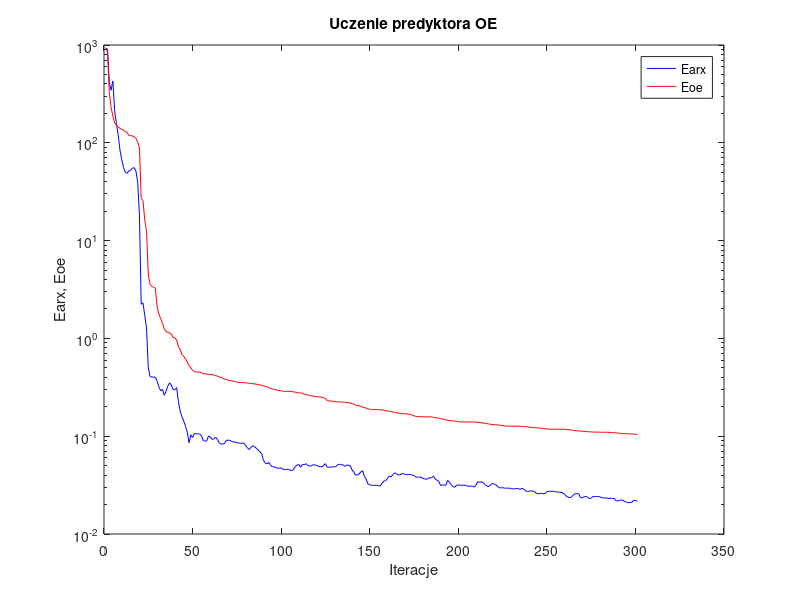
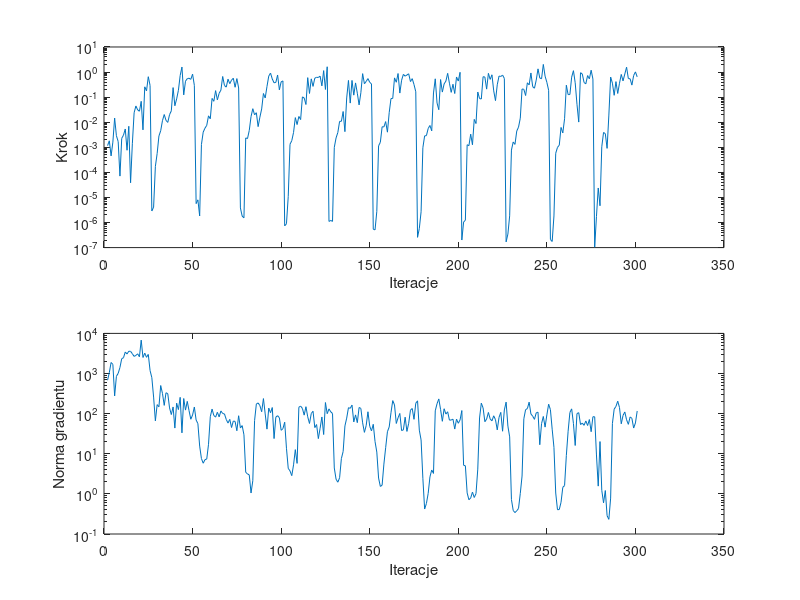

These figures' MATLAB source, in order:
%uczenie predyktora oe
clear all;
n=0; farx(n+1)=9.364483e+002; foe(n+1)=9.243762e+002; wspucz(n+1)=0.000000e+000; ng(n+1)=0.000000e+000;
%odnowa zmiennej metryki
n=1; farx(n+1)=8.978801e+002; foe(n+1)=8.528183e+002; krok(n+1)=1.162474e-003; ng(n+1)=6.802252e+002;
n=2; farx(n+1)=4.129566e+002; foe(n+1)=3.256395e+002; krok(n+1)=1.812955e-003; ng(n+1)=1.054290e+003;
n=3; farx(n+1)=3.446579e+002; foe(n+1)=2.301186e+002; krok(n+1)=4.526501e-004; ng(n+1)=1.882892e+003;
n=4; farx(n+1)=4.285252e+002; foe(n+1)=1.875932e+002; krok(n+1)=1.604967e-003; ng(n+1)=1.693925e+003;
n=5; farx(n+1)=2.131620e+002; foe(n+1)=1.596596e+002; krok(n+1)=1.464382e-002; ng(n+1)=2.760985e+002;
n=6; farx(n+1)=1.582255e+002; foe(n+1)=1.505449e+002; krok(n+1)=2.899547e-003; ng(n+1)=8.525900e+002;
n=7; farx(n+1)=1.204976e+002; foe(n+1)=1.452253e+002; krok(n+1)=1.694223e-003; ng(n+1)=1.009019e+003;
n=8; farx(n+1)=8.460647e+001; foe(n+1)=1.404008e+002; krok(n+1)=7.103937e-005; ng(n+1)=1.415448e+003;
n=9; farx(n+1)=6.747037e+001; foe(n+1)=1.371592e+002; krok(n+1)=2.269576e-003; ng(n+1)=2.341773e+003;
n=10; farx(n+1)=5.603234e+001; foe(n+1)=1.349606e+002; krok(n+1)=3.056641e-003; ng(n+1)=2.477195e+003;
n=11; farx(n+1)=5.012416e+001; foe(n+1)=1.304108e+002; krok(n+1)=5.368339e-003; ng(n+1)=3.432331e+003;
n=12; farx(n+1)=4.875074e+001; foe(n+1)=1.286183e+002; krok(n+1)=7.624904e-004; ng(n+1)=3.071927e+003;
n=13; farx(n+1)=5.157872e+001; foe(n+1)=1.188644e+002; krok(n+1)=6.884742e-003; ng(n+1)=3.597145e+003;
n=14; farx(n+1)=5.233677e+001; foe(n+1)=1.182354e+002; krok(n+1)=3.851500e-005; ng(n+1)=3.562065e+003;
n=15; farx(n+1)=5.486367e+001; foe(n+1)=1.177212e+002; krok(n+1)=1.389400e-003; ng(n+1)=3.116823e+003;
n=16; farx(n+1)=5.573060e+001; foe(n+1)=1.154775e+002; krok(n+1)=2.387143e-002; ng(n+1)=2.668142e+003;
n=17; farx(n+1)=5.157861e+001; foe(n+1)=1.111032e+002; krok(n+1)=4.446078e-002; ng(n+1)=2.830269e+003;
n=18; farx(n+1)=4.006916e+001; foe(n+1)=1.014418e+002; krok(n+1)=3.095635e-002; ng(n+1)=3.099100e+003;
n=19; farx(n+1)=1.829239e+001; foe(n+1)=8.894397e+001; krok(n+1)=2.741623e-002; ng(n+1)=2.612017e+003;
n=20; farx(n+1)=2.233833e+000; foe(n+1)=2.692902e+001; krok(n+1)=6.808455e-002; ng(n+1)=6.792938e+003;
n=21; farx(n+1)=2.303556e+000; foe(n+1)=2.576857e+001; krok(n+1)=4.952046e-003; ng(n+1)=2.512282e+003;
n=22; farx(n+1)=1.725621e+000; foe(n+1)=1.621947e+001; krok(n+1)=2.577747e-001; ng(n+1)=3.221623e+003;
n=23; farx(n+1)=1.270746e+000; foe(n+1)=1.263763e+001; krok(n+1)=1.778431e-001; ng(n+1)=2.533909e+003;
n=24; farx(n+1)=5.025899e-001; foe(n+1)=4.490880e+000; krok(n+1)=6.524460e-001; ng(n+1)=2.989942e+003;
n=25; farx(n+1)=4.066401e-001; foe(n+1)=3.548937e+000; krok(n+1)=2.931171e-001; ng(n+1)=1.189094e+003;
%odnowa zmiennej metryki
n=26; farx(n+1)=4.028937e-001; foe(n+1)=3.392511e+000; krok(n+1)=2.881842e-006; ng(n+1)=7.897256e+002;
n=27; farx(n+1)=4.014102e-001; foe(n+1)=3.344631e+000; krok(n+1)=4.109882e-006; ng(n+1)=2.586995e+002;
n=28; farx(n+1)=4.008481e-001; foe(n+1)=3.248029e+000; krok(n+1)=1.733806e-004; ng(n+1)=6.610146e+001;
n=29; farx(n+1)=3.640798e-001; foe(n+1)=2.088408e+000; krok(n+1)=5.631478e-004; ng(n+1)=1.678273e+002;
n=30; farx(n+1)=3.195463e-001; foe(n+1)=1.774212e+000; krok(n+1)=2.815703e-003; ng(n+1)=1.481418e+002;
n=31; farx(n+1)=2.908857e-001; foe(n+1)=1.593886e+000; krok(n+1)=4.550450e-003; ng(n+1)=5.018858e+002;
n=32; farx(n+1)=3.011334e-001; foe(n+1)=1.425091e+000; krok(n+1)=1.153579e-002; ng(n+1)=3.193211e+002;
n=33; farx(n+1)=2.625569e-001; foe(n+1)=1.252343e+000; krok(n+1)=2.025137e-002; ng(n+1)=1.606029e+002;
n=34; farx(n+1)=2.868821e-001; foe(n+1)=1.181364e+000; krok(n+1)=1.184956e-002; ng(n+1)=3.319412e+002;
n=35; farx(n+1)=3.246958e-001; foe(n+1)=1.148046e+000; krok(n+1)=9.816978e-003; ng(n+1)=3.138358e+002;
n=36; farx(n+1)=3.522503e-001; foe(n+1)=1.133167e+000; krok(n+1)=2.001452e-002; ng(n+1)=1.389760e+002;
n=37; farx(n+1)=3.334895e-001; foe(n+1)=1.111684e+000; krok(n+1)=2.847182e-002; ng(n+1)=9.491779e+001;
n=38; farx(n+1)=3.001152e-001; foe(n+1)=1.022157e+000; krok(n+1)=2.401907e-001; ng(n+1)=1.467323e+002;
n=39; farx(n+1)=2.983911e-001; foe(n+1)=1.011953e+000; krok(n+1)=4.530245e-002; ng(n+1)=4.368924e+001;
n=40; farx(n+1)=3.144696e-001; foe(n+1)=9.646149e-001; krok(n+1)=8.470464e-002; ng(n+1)=1.825549e+002;
n=41; farx(n+1)=2.260870e-001; foe(n+1)=8.208056e-001; krok(n+1)=1.872762e-001; ng(n+1)=1.260954e+002;
n=42; farx(n+1)=1.798485e-001; foe(n+1)=7.664833e-001; krok(n+1)=7.294970e-001; ng(n+1)=2.551430e+002;
n=43; farx(n+1)=1.581279e-001; foe(n+1)=6.828363e-001; krok(n+1)=1.585247e+000; ng(n+1)=3.319701e+001;
n=44; farx(n+1)=1.428554e-001; foe(n+1)=6.561594e-001; krok(n+1)=1.230771e-001; ng(n+1)=2.382072e+002;
n=45; farx(n+1)=1.263659e-001; foe(n+1)=6.159513e-001; krok(n+1)=4.329486e-001; ng(n+1)=1.225615e+002;
n=46; farx(n+1)=1.099128e-001; foe(n+1)=5.734578e-001; krok(n+1)=5.451818e-001; ng(n+1)=2.022009e+002;
n=47; farx(n+1)=8.585055e-002; foe(n+1)=5.257331e-001; krok(n+1)=5.680238e-001; ng(n+1)=1.189260e+002;
n=48; farx(n+1)=1.032319e-001; foe(n+1)=5.017419e-001; krok(n+1)=5.108389e-001; ng(n+1)=7.249244e+001;
n=49; farx(n+1)=9.702412e-002; foe(n+1)=4.713694e-001; krok(n+1)=8.256204e-001; ng(n+1)=9.257727e+001;
n=50; farx(n+1)=1.062639e-001; foe(n+1)=4.572285e-001; krok(n+1)=2.944474e-001; ng(n+1)=1.463097e+002;
%odnowa zmiennej metryki
n=51; farx(n+1)=1.058807e-001; foe(n+1)=4.544971e-001; krok(n+1)=5.674684e-006; ng(n+1)=6.948985e+001;
n=52; farx(n+1)=1.054461e-001; foe(n+1)=4.518678e-001; krok(n+1)=8.010217e-006; ng(n+1)=5.636494e+001;
n=53; farx(n+1)=1.054442e-001; foe(n+1)=4.518235e-001; krok(n+1)=1.830772e-006; ng(n+1)=1.555231e+001;
n=54; farx(n+1)=1.011150e-001; foe(n+1)=4.443083e-001; krok(n+1)=1.291963e-003; ng(n+1)=7.588195e+000;
n=55; farx(n+1)=9.051768e-002; foe(n+1)=4.364928e-001; krok(n+1)=4.026836e-003; ng(n+1)=5.809556e+000;
n=56; farx(n+1)=8.893738e-002; foe(n+1)=4.341718e-001; krok(n+1)=5.767896e-003; ng(n+1)=7.130971e+000;
n=57; farx(n+1)=8.964361e-002; foe(n+1)=4.324137e-001; krok(n+1)=7.517453e-003; ng(n+1)=7.391095e+000;
n=58; farx(n+1)=1.007649e-001; foe(n+1)=4.283472e-001; krok(n+1)=1.797739e-002; ng(n+1)=1.721075e+001;
n=59; farx(n+1)=9.790469e-002; foe(n+1)=4.274743e-001; krok(n+1)=1.370811e-002; ng(n+1)=8.393646e+001;
n=60; farx(n+1)=9.279145e-002; foe(n+1)=4.264050e-001; krok(n+1)=8.892157e-002; ng(n+1)=1.298751e+002;
n=61; farx(n+1)=9.396196e-002; foe(n+1)=4.214619e-001; krok(n+1)=6.826594e-002; ng(n+1)=8.974960e+001;
n=62; farx(n+1)=9.742446e-002; foe(n+1)=4.170527e-001; krok(n+1)=1.817918e-001; ng(n+1)=8.182973e+001;
n=63; farx(n+1)=9.279774e-002; foe(n+1)=4.111976e-001; krok(n+1)=7.786028e-002; ng(n+1)=1.081462e+002;
n=64; farx(n+1)=8.575497e-002; foe(n+1)=4.036207e-001; krok(n+1)=1.423907e-001; ng(n+1)=8.299363e+001;
n=65; farx(n+1)=8.293064e-002; foe(n+1)=4.000707e-001; krok(n+1)=1.902702e-001; ng(n+1)=1.166649e+002;
n=66; farx(n+1)=8.335031e-002; foe(n+1)=3.910520e-001; krok(n+1)=6.666685e-001; ng(n+1)=1.007485e+002;
n=67; farx(n+1)=8.409312e-002; foe(n+1)=3.846367e-001; krok(n+1)=2.930544e-001; ng(n+1)=9.830834e+001;
n=68; farx(n+1)=9.064419e-002; foe(n+1)=3.804141e-001; krok(n+1)=2.507212e-001; ng(n+1)=7.177863e+001;
n=69; farx(n+1)=9.085337e-002; foe(n+1)=3.739728e-001; krok(n+1)=5.202472e-001; ng(n+1)=5.818745e+001;
n=70; farx(n+1)=9.119440e-002; foe(n+1)=3.713886e-001; krok(n+1)=3.457398e-001; ng(n+1)=7.204235e+001;
n=71; farx(n+1)=8.802712e-002; foe(n+1)=3.689663e-001; krok(n+1)=4.756263e-001; ng(n+1)=4.507741e+001;
n=72; farx(n+1)=8.760867e-002; foe(n+1)=3.653386e-001; krok(n+1)=5.683253e-001; ng(n+1)=6.544898e+001;
n=73; farx(n+1)=8.673273e-002; foe(n+1)=3.633269e-001; krok(n+1)=2.477066e-001; ng(n+1)=6.406445e+001;
n=74; farx(n+1)=8.585157e-002; foe(n+1)=3.571149e-001; krok(n+1)=5.491644e-001; ng(n+1)=3.746822e+001;
n=75; farx(n+1)=8.500959e-002; foe(n+1)=3.543886e-001; krok(n+1)=2.317569e-001; ng(n+1)=8.865653e+001;
%odnowa zmiennej metryki
n=76; farx(n+1)=8.493795e-002; foe(n+1)=3.538384e-001; krok(n+1)=3.816291e-006; ng(n+1)=4.387713e+001;
n=77; farx(n+1)=8.484738e-002; foe(n+1)=3.533203e-001; krok(n+1)=1.802881e-006; ng(n+1)=5.034157e+001;
n=78; farx(n+1)=8.479870e-002; foe(n+1)=3.532053e-001; krok(n+1)=1.544062e-006; ng(n+1)=2.968890e+001;
n=79; farx(n+1)=8.018716e-002; foe(n+1)=3.504222e-001; krok(n+1)=2.369206e-003; ng(n+1)=3.449659e+000;
n=80; farx(n+1)=7.588332e-002; foe(n+1)=3.491230e-001; krok(n+1)=2.218843e-003; ng(n+1)=3.144930e+000;
n=81; farx(n+1)=7.305681e-002; foe(n+1)=3.479345e-001; krok(n+1)=4.683883e-003; ng(n+1)=2.973163e+000;
n=82; farx(n+1)=7.706609e-002; foe(n+1)=3.470700e-001; krok(n+1)=1.675011e-002; ng(n+1)=1.052903e+000;
n=83; farx(n+1)=7.985274e-002; foe(n+1)=3.445350e-001; krok(n+1)=3.459424e-002; ng(n+1)=2.128136e+000;
n=84; farx(n+1)=7.817128e-002; foe(n+1)=3.416548e-001; krok(n+1)=1.975828e-002; ng(n+1)=6.718572e+001;
n=85; farx(n+1)=7.518494e-002; foe(n+1)=3.397239e-001; krok(n+1)=2.386882e-002; ng(n+1)=1.735411e+002;
n=86; farx(n+1)=7.232937e-002; foe(n+1)=3.380799e-001; krok(n+1)=6.669234e-003; ng(n+1)=1.848919e+002;
n=87; farx(n+1)=6.940156e-002; foe(n+1)=3.337889e-001; krok(n+1)=1.586441e-002; ng(n+1)=1.586840e+002;
n=88; farx(n+1)=6.621436e-002; foe(n+1)=3.306884e-001; krok(n+1)=3.377159e-002; ng(n+1)=1.115613e+002;
n=89; farx(n+1)=5.683227e-002; foe(n+1)=3.271618e-001; krok(n+1)=1.399123e-001; ng(n+1)=2.373054e+002;
n=90; farx(n+1)=5.319663e-002; foe(n+1)=3.235480e-001; krok(n+1)=9.278549e-002; ng(n+1)=9.818161e+001;
n=91; farx(n+1)=5.228212e-002; foe(n+1)=3.201725e-001; krok(n+1)=2.656312e-001; ng(n+1)=4.111158e+001;
n=92; farx(n+1)=5.372780e-002; foe(n+1)=3.137423e-001; krok(n+1)=6.900158e-001; ng(n+1)=1.376109e+002;
n=93; farx(n+1)=5.094997e-002; foe(n+1)=3.082235e-001; krok(n+1)=9.112329e-001; ng(n+1)=1.053604e+002;
n=94; farx(n+1)=4.852721e-002; foe(n+1)=3.040936e-001; krok(n+1)=5.281352e-001; ng(n+1)=1.419810e+002;
n=95; farx(n+1)=4.882563e-002; foe(n+1)=3.010915e-001; krok(n+1)=3.730776e-001; ng(n+1)=2.391196e+001;
n=96; farx(n+1)=4.768443e-002; foe(n+1)=2.985396e-001; krok(n+1)=3.862514e-001; ng(n+1)=8.184121e+001;
n=97; farx(n+1)=4.691363e-002; foe(n+1)=2.950557e-001; krok(n+1)=7.638023e-001; ng(n+1)=8.880854e+001;
n=98; farx(n+1)=4.719237e-002; foe(n+1)=2.936137e-001; krok(n+1)=1.952188e-001; ng(n+1)=7.896666e+001;
n=99; farx(n+1)=4.746014e-002; foe(n+1)=2.910602e-001; krok(n+1)=4.065930e-001; ng(n+1)=3.844338e+001;
n=100; farx(n+1)=4.574021e-002; foe(n+1)=2.881624e-001; krok(n+1)=4.446475e-001; ng(n+1)=4.222001e+001;
%odnowa zmiennej metryki
n=101; farx(n+1)=4.574485e-002; foe(n+1)=2.879202e-001; krok(n+1)=7.365670e-007; ng(n+1)=6.117094e+001;
n=102; farx(n+1)=4.574592e-002; foe(n+1)=2.878926e-001; krok(n+1)=8.934089e-007; ng(n+1)=1.372247e+001;
n=103; farx(n+1)=4.572829e-002; foe(n+1)=2.878773e-001; krok(n+1)=1.085468e-005; ng(n+1)=4.342106e+000;
n=104; farx(n+1)=4.509612e-002; foe(n+1)=2.866603e-001; krok(n+1)=1.318183e-003; ng(n+1)=3.729455e+000;
n=105; farx(n+1)=4.439138e-002; foe(n+1)=2.856343e-001; krok(n+1)=1.830478e-003; ng(n+1)=2.848192e+000;
n=106; farx(n+1)=4.583362e-002; foe(n+1)=2.848139e-001; krok(n+1)=3.912002e-003; ng(n+1)=5.289923e+000;
n=107; farx(n+1)=4.928037e-002; foe(n+1)=2.819424e-001; krok(n+1)=1.525498e-002; ng(n+1)=1.267582e+001;
n=108; farx(n+1)=5.070797e-002; foe(n+1)=2.781356e-001; krok(n+1)=8.053672e-003; ng(n+1)=5.755286e+000;
n=109; farx(n+1)=5.136194e-002; foe(n+1)=2.777852e-001; krok(n+1)=1.696688e-002; ng(n+1)=1.447745e+002;
n=110; farx(n+1)=4.818952e-002; foe(n+1)=2.773437e-001; krok(n+1)=1.274938e-002; ng(n+1)=1.540119e+002;
n=111; farx(n+1)=5.156246e-002; foe(n+1)=2.726112e-001; krok(n+1)=1.023855e-001; ng(n+1)=1.347677e+002;
n=112; farx(n+1)=5.094453e-002; foe(n+1)=2.698821e-001; krok(n+1)=9.267410e-002; ng(n+1)=9.172495e+001;
n=113; farx(n+1)=5.244540e-002; foe(n+1)=2.678504e-001; krok(n+1)=5.082412e-002; ng(n+1)=1.489034e+002;
n=114; farx(n+1)=5.033601e-002; foe(n+1)=2.630647e-001; krok(n+1)=5.989693e-001; ng(n+1)=8.337726e+001;
n=115; farx(n+1)=4.969435e-002; foe(n+1)=2.620611e-001; krok(n+1)=1.400181e-001; ng(n+1)=5.687013e+001;
n=116; farx(n+1)=4.943060e-002; foe(n+1)=2.584356e-001; krok(n+1)=5.365271e-001; ng(n+1)=1.007773e+002;
n=117; farx(n+1)=5.110946e-002; foe(n+1)=2.568366e-001; krok(n+1)=2.682636e-001; ng(n+1)=1.146648e+002;
n=118; farx(n+1)=5.079412e-002; foe(n+1)=2.553838e-001; krok(n+1)=5.727234e-001; ng(n+1)=4.492669e+001;
n=119; farx(n+1)=5.019022e-002; foe(n+1)=2.539505e-001; krok(n+1)=6.167589e-001; ng(n+1)=5.353702e+001;
n=120; farx(n+1)=4.934218e-002; foe(n+1)=2.531553e-001; krok(n+1)=6.088496e-001; ng(n+1)=2.386770e+001;
n=121; farx(n+1)=4.890521e-002; foe(n+1)=2.514044e-001; krok(n+1)=6.871474e-001; ng(n+1)=4.333094e+001;
n=122; farx(n+1)=4.854108e-002; foe(n+1)=2.500833e-001; krok(n+1)=2.815910e-001; ng(n+1)=8.260735e+001;
n=123; farx(n+1)=5.051795e-002; foe(n+1)=2.463780e-001; krok(n+1)=1.142810e+000; ng(n+1)=3.016400e+001;
n=124; farx(n+1)=5.235579e-002; foe(n+1)=2.426658e-001; krok(n+1)=2.023747e-001; ng(n+1)=1.891864e+002;
n=125; farx(n+1)=4.822999e-002; foe(n+1)=2.318276e-001; krok(n+1)=1.626372e+000; ng(n+1)=9.977988e+001;
%odnowa zmiennej metryki
n=126; farx(n+1)=4.825868e-002; foe(n+1)=2.302641e-001; krok(n+1)=1.103733e-006; ng(n+1)=1.312506e+002;
n=127; farx(n+1)=4.836740e-002; foe(n+1)=2.285650e-001; krok(n+1)=1.213350e-006; ng(n+1)=1.109415e+002;
n=128; farx(n+1)=4.840505e-002; foe(n+1)=2.273888e-001; krok(n+1)=1.109990e-006; ng(n+1)=1.007295e+002;
n=129; farx(n+1)=4.876199e-002; foe(n+1)=2.257886e-001; krok(n+1)=9.915259e-004; ng(n+1)=4.426351e+000;
n=130; farx(n+1)=4.891495e-002; foe(n+1)=2.250232e-001; krok(n+1)=2.366515e-003; ng(n+1)=2.319948e+000;
n=131; farx(n+1)=5.148717e-002; foe(n+1)=2.245236e-001; krok(n+1)=3.891067e-003; ng(n+1)=1.954630e+000;
n=132; farx(n+1)=5.153731e-002; foe(n+1)=2.240116e-001; krok(n+1)=1.080437e-002; ng(n+1)=2.519879e+000;
n=133; farx(n+1)=5.104238e-002; foe(n+1)=2.238173e-001; krok(n+1)=1.086709e-002; ng(n+1)=7.580897e+000;
n=134; farx(n+1)=5.098098e-002; foe(n+1)=2.228278e-001; krok(n+1)=2.672451e-002; ng(n+1)=1.142225e+001;
n=135; farx(n+1)=4.909379e-002; foe(n+1)=2.224729e-001; krok(n+1)=4.201093e-003; ng(n+1)=4.932475e+001;
n=136; farx(n+1)=5.070338e-002; foe(n+1)=2.219135e-001; krok(n+1)=9.267410e-002; ng(n+1)=7.730906e+001;
n=137; farx(n+1)=5.051396e-002; foe(n+1)=2.194359e-001; krok(n+1)=4.641165e-001; ng(n+1)=1.407349e+002;
n=138; farx(n+1)=4.975916e-002; foe(n+1)=2.189461e-001; krok(n+1)=5.793922e-002; ng(n+1)=1.356634e+002;
n=139; farx(n+1)=4.529985e-002; foe(n+1)=2.145319e-001; krok(n+1)=4.641165e-001; ng(n+1)=1.632323e+002;
n=140; farx(n+1)=4.303781e-002; foe(n+1)=2.133940e-001; krok(n+1)=1.200783e-001; ng(n+1)=6.216061e+001;
n=141; farx(n+1)=3.984382e-002; foe(n+1)=2.081027e-001; krok(n+1)=3.691454e-001; ng(n+1)=9.303513e+001;
n=142; farx(n+1)=4.031133e-002; foe(n+1)=2.056981e-001; krok(n+1)=1.434696e-001; ng(n+1)=5.961548e+001;
n=143; farx(n+1)=4.098700e-002; foe(n+1)=2.050182e-001; krok(n+1)=4.904612e-002; ng(n+1)=1.424453e+002;
n=144; farx(n+1)=4.309585e-002; foe(n+1)=2.025797e-001; krok(n+1)=1.500565e-001; ng(n+1)=1.347550e+002;
n=145; farx(n+1)=4.436270e-002; foe(n+1)=1.981279e-001; krok(n+1)=8.649503e-001; ng(n+1)=5.896995e+001;
n=146; farx(n+1)=3.887669e-002; foe(n+1)=1.956090e-001; krok(n+1)=3.428611e-001; ng(n+1)=3.414822e+001;
n=147; farx(n+1)=3.636193e-002; foe(n+1)=1.942840e-001; krok(n+1)=4.228235e-001; ng(n+1)=5.035503e+001;
n=148; farx(n+1)=3.244534e-002; foe(n+1)=1.905598e-001; krok(n+1)=5.491644e-001; ng(n+1)=1.113343e+002;
n=149; farx(n+1)=3.195004e-002; foe(n+1)=1.886855e-001; krok(n+1)=3.916078e-001; ng(n+1)=4.852779e+001;
n=150; farx(n+1)=3.143980e-002; foe(n+1)=1.873693e-001; krok(n+1)=3.355407e-001; ng(n+1)=3.722044e+001;
%odnowa zmiennej metryki
n=151; farx(n+1)=3.144488e-002; foe(n+1)=1.871893e-001; krok(n+1)=5.395230e-007; ng(n+1)=5.420647e+001;
n=152; farx(n+1)=3.144919e-002; foe(n+1)=1.871676e-001; krok(n+1)=5.094496e-007; ng(n+1)=2.021547e+001;
n=153; farx(n+1)=3.146301e-002; foe(n+1)=1.871219e-001; krok(n+1)=2.774652e-006; ng(n+1)=1.101620e+001;
n=154; farx(n+1)=3.121474e-002; foe(n+1)=1.866424e-001; krok(n+1)=1.143778e-003; ng(n+1)=2.483378e+000;
n=155; farx(n+1)=3.098563e-002; foe(n+1)=1.863848e-001; krok(n+1)=1.579878e-003; ng(n+1)=1.530341e+000;
n=156; farx(n+1)=3.316307e-002; foe(n+1)=1.857364e-001; krok(n+1)=6.572826e-003; ng(n+1)=1.649880e+000;
n=157; farx(n+1)=3.490449e-002; foe(n+1)=1.843706e-001; krok(n+1)=6.496894e-003; ng(n+1)=5.522889e+000;
n=158; farx(n+1)=3.496568e-002; foe(n+1)=1.816223e-001; krok(n+1)=1.059400e-002; ng(n+1)=1.417196e+001;
n=159; farx(n+1)=3.703460e-002; foe(n+1)=1.811709e-001; krok(n+1)=4.008930e-003; ng(n+1)=3.549988e+001;
n=160; farx(n+1)=3.904618e-002; foe(n+1)=1.802364e-001; krok(n+1)=2.419175e-002; ng(n+1)=4.659008e+001;
n=161; farx(n+1)=3.833734e-002; foe(n+1)=1.789584e-001; krok(n+1)=8.764941e-002; ng(n+1)=1.051015e+002;
n=162; farx(n+1)=4.024644e-002; foe(n+1)=1.775912e-001; krok(n+1)=8.892157e-002; ng(n+1)=2.113735e+002;
n=163; farx(n+1)=4.223743e-002; foe(n+1)=1.749394e-001; krok(n+1)=5.857742e-001; ng(n+1)=1.643919e+002;
n=164; farx(n+1)=4.144518e-002; foe(n+1)=1.740356e-001; krok(n+1)=3.923690e-001; ng(n+1)=5.686721e+001;
n=165; farx(n+1)=4.014633e-002; foe(n+1)=1.722148e-001; krok(n+1)=8.745977e-001; ng(n+1)=7.890994e+001;
n=166; farx(n+1)=4.030148e-002; foe(n+1)=1.719062e-001; krok(n+1)=1.452529e-001; ng(n+1)=1.010320e+002;
n=167; farx(n+1)=4.121171e-002; foe(n+1)=1.710163e-001; krok(n+1)=4.726961e-001; ng(n+1)=3.785825e+001;
n=168; farx(n+1)=4.140473e-002; foe(n+1)=1.703020e-001; krok(n+1)=8.088973e-001; ng(n+1)=3.939955e+001;
n=169; farx(n+1)=4.078969e-002; foe(n+1)=1.698339e-001; krok(n+1)=6.855549e-001; ng(n+1)=8.160760e+001;
n=170; farx(n+1)=4.044358e-002; foe(n+1)=1.692220e-001; krok(n+1)=7.638857e-001; ng(n+1)=3.604337e+001;
n=171; farx(n+1)=4.044367e-002; foe(n+1)=1.678286e-001; krok(n+1)=8.536620e-001; ng(n+1)=5.746928e+001;
n=172; farx(n+1)=4.066573e-002; foe(n+1)=1.665995e-001; krok(n+1)=4.178411e-001; ng(n+1)=1.221236e+002;
n=173; farx(n+1)=4.004302e-002; foe(n+1)=1.642351e-001; krok(n+1)=5.458698e-001; ng(n+1)=1.341671e+002;
n=174; farx(n+1)=3.966126e-002; foe(n+1)=1.612640e-001; krok(n+1)=3.180464e-001; ng(n+1)=7.220898e+001;
n=175; farx(n+1)=3.815884e-002; foe(n+1)=1.597588e-001; krok(n+1)=1.639493e-001; ng(n+1)=1.818225e+002;
%odnowa zmiennej metryki
n=176; farx(n+1)=3.816303e-002; foe(n+1)=1.587884e-001; krok(n+1)=2.564538e-007; ng(n+1)=2.084865e+002;
n=177; farx(n+1)=3.816248e-002; foe(n+1)=1.586824e-001; krok(n+1)=5.795503e-007; ng(n+1)=3.875602e+001;
n=178; farx(n+1)=3.812537e-002; foe(n+1)=1.585626e-001; krok(n+1)=2.689353e-006; ng(n+1)=2.206289e+001;
n=179; farx(n+1)=3.687496e-002; foe(n+1)=1.578679e-001; krok(n+1)=9.578186e-004; ng(n+1)=2.452531e+000;
n=180; farx(n+1)=3.669915e-002; foe(n+1)=1.578310e-001; krok(n+1)=2.855545e-003; ng(n+1)=4.190940e-001;
n=181; farx(n+1)=3.617279e-002; foe(n+1)=1.577488e-001; krok(n+1)=2.914778e-003; ng(n+1)=5.752302e-001;
n=182; farx(n+1)=3.705523e-002; foe(n+1)=1.576332e-001; krok(n+1)=5.608324e-003; ng(n+1)=1.026130e+000;
n=183; farx(n+1)=3.760379e-002; foe(n+1)=1.575163e-001; krok(n+1)=7.414478e-003; ng(n+1)=2.656020e+000;
n=184; farx(n+1)=3.767286e-002; foe(n+1)=1.574650e-001; krok(n+1)=4.515039e-003; ng(n+1)=3.940402e+000;
n=185; farx(n+1)=3.916463e-002; foe(n+1)=1.557446e-001; krok(n+1)=1.467726e-001; ng(n+1)=3.235908e+000;
n=186; farx(n+1)=3.627497e-002; foe(n+1)=1.548725e-001; krok(n+1)=5.377399e-001; ng(n+1)=1.176064e+002;
n=187; farx(n+1)=3.558651e-002; foe(n+1)=1.540748e-001; krok(n+1)=5.857529e-002; ng(n+1)=1.766057e+002;
n=188; farx(n+1)=3.455542e-002; foe(n+1)=1.532674e-001; krok(n+1)=3.153338e-002; ng(n+1)=2.325563e+002;
n=189; farx(n+1)=3.131340e-002; foe(n+1)=1.513815e-001; krok(n+1)=5.030381e-001; ng(n+1)=1.265307e+002;
n=190; farx(n+1)=3.173407e-002; foe(n+1)=1.506303e-001; krok(n+1)=1.591991e-001; ng(n+1)=6.444593e+001;
n=191; farx(n+1)=3.166084e-002; foe(n+1)=1.489579e-001; krok(n+1)=3.372291e-001; ng(n+1)=1.323968e+002;
n=192; farx(n+1)=3.153417e-002; foe(n+1)=1.470342e-001; krok(n+1)=4.353621e-001; ng(n+1)=9.762138e+001;
n=193; farx(n+1)=3.528655e-002; foe(n+1)=1.452805e-001; krok(n+1)=8.892951e-001; ng(n+1)=1.113088e+002;
n=194; farx(n+1)=3.370384e-002; foe(n+1)=1.442580e-001; krok(n+1)=3.589369e-001; ng(n+1)=6.897318e+001;
n=195; farx(n+1)=3.197197e-002; foe(n+1)=1.437720e-001; krok(n+1)=1.551821e-001; ng(n+1)=6.930669e+001;
n=196; farx(n+1)=3.045166e-002; foe(n+1)=1.432066e-001; krok(n+1)=3.268918e-001; ng(n+1)=7.276903e+001;
n=197; farx(n+1)=3.012654e-002; foe(n+1)=1.429255e-001; krok(n+1)=1.392689e-001; ng(n+1)=4.127504e+001;
n=198; farx(n+1)=3.135230e-002; foe(n+1)=1.418129e-001; krok(n+1)=6.367965e-001; ng(n+1)=7.295488e+001;
n=199; farx(n+1)=3.185049e-002; foe(n+1)=1.413253e-001; krok(n+1)=4.372988e-001; ng(n+1)=5.756333e+001;
n=200; farx(n+1)=3.151137e-002; foe(n+1)=1.401755e-001; krok(n+1)=9.769152e-001; ng(n+1)=6.986157e+001;
%odnowa zmiennej metryki
n=201; farx(n+1)=3.151334e-002; foe(n+1)=1.399208e-001; krok(n+1)=2.003793e-007; ng(n+1)=1.193236e+002;
n=202; farx(n+1)=3.151190e-002; foe(n+1)=1.399182e-001; krok(n+1)=1.041756e-006; ng(n+1)=5.164862e+000;
n=203; farx(n+1)=3.150672e-002; foe(n+1)=1.399151e-001; krok(n+1)=1.236046e-006; ng(n+1)=5.017806e+000;
n=204; farx(n+1)=3.094059e-002; foe(n+1)=1.397964e-001; krok(n+1)=1.265228e-003; ng(n+1)=1.058104e+000;
n=205; farx(n+1)=3.078919e-002; foe(n+1)=1.397294e-001; krok(n+1)=1.159466e-003; ng(n+1)=7.144657e-001;
n=206; farx(n+1)=3.092572e-002; foe(n+1)=1.396570e-001; krok(n+1)=3.340601e-003; ng(n+1)=7.912960e-001;
n=207; farx(n+1)=3.084057e-002; foe(n+1)=1.396084e-001; krok(n+1)=1.260746e-003; ng(n+1)=1.107826e+000;
n=208; farx(n+1)=3.024877e-002; foe(n+1)=1.394897e-001; krok(n+1)=1.296098e-002; ng(n+1)=8.129929e-001;
n=209; farx(n+1)=3.150707e-002; foe(n+1)=1.391653e-001; krok(n+1)=8.855578e-003; ng(n+1)=1.015994e+000;
n=210; farx(n+1)=3.424488e-002; foe(n+1)=1.383607e-001; krok(n+1)=1.600146e-001; ng(n+1)=4.145254e+000;
n=211; farx(n+1)=3.367193e-002; foe(n+1)=1.377701e-001; krok(n+1)=8.764941e-002; ng(n+1)=7.793844e+001;
n=212; farx(n+1)=3.415068e-002; foe(n+1)=1.373953e-001; krok(n+1)=8.430727e-002; ng(n+1)=1.824032e+002;
n=213; farx(n+1)=3.374389e-002; foe(n+1)=1.365588e-001; krok(n+1)=6.522451e-001; ng(n+1)=1.387207e+002;
n=214; farx(n+1)=3.192109e-002; foe(n+1)=1.355264e-001; krok(n+1)=6.340763e-001; ng(n+1)=6.300955e+001;
n=215; farx(n+1)=3.111829e-002; foe(n+1)=1.348318e-001; krok(n+1)=2.088018e-001; ng(n+1)=7.330085e+001;
n=216; farx(n+1)=3.037311e-002; foe(n+1)=1.336310e-001; krok(n+1)=8.892951e-001; ng(n+1)=1.070500e+002;
n=217; farx(n+1)=3.166280e-002; foe(n+1)=1.325459e-001; krok(n+1)=5.101414e-001; ng(n+1)=7.377218e+001;
n=218; farx(n+1)=3.276509e-002; foe(n+1)=1.316019e-001; krok(n+1)=7.783923e-001; ng(n+1)=6.622702e+001;
n=219; farx(n+1)=3.250480e-002; foe(n+1)=1.313008e-001; krok(n+1)=1.778431e-001; ng(n+1)=8.838136e+001;
n=220; farx(n+1)=3.211842e-002; foe(n+1)=1.311010e-001; krok(n+1)=7.262643e-002; ng(n+1)=7.058637e+001;
n=221; farx(n+1)=3.080553e-002; foe(n+1)=1.306058e-001; krok(n+1)=3.114411e-001; ng(n+1)=3.931757e+001;
n=222; farx(n+1)=2.986979e-002; foe(n+1)=1.300244e-001; krok(n+1)=6.914797e-001; ng(n+1)=8.074912e+001;
n=223; farx(n+1)=2.950243e-002; foe(n+1)=1.293600e-001; krok(n+1)=6.674447e-001; ng(n+1)=1.074079e+002;
n=224; farx(n+1)=2.984343e-002; foe(n+1)=1.282906e-001; krok(n+1)=7.571530e-001; ng(n+1)=3.644184e+001;
n=225; farx(n+1)=2.942948e-002; foe(n+1)=1.275463e-001; krok(n+1)=5.570755e-001; ng(n+1)=1.236069e+002;
%odnowa zmiennej metryki
n=226; farx(n+1)=2.943315e-002; foe(n+1)=1.269396e-001; krok(n+1)=1.691626e-007; ng(n+1)=1.935985e+002;
n=227; farx(n+1)=2.943335e-002; foe(n+1)=1.268329e-001; krok(n+1)=3.449992e-007; ng(n+1)=4.889624e+001;
n=228; farx(n+1)=2.940825e-002; foe(n+1)=1.267195e-001; krok(n+1)=1.845341e-006; ng(n+1)=2.635338e+001;
n=229; farx(n+1)=2.909765e-002; foe(n+1)=1.266723e-001; krok(n+1)=7.740461e-004; ng(n+1)=7.246879e-001;
n=230; farx(n+1)=2.893635e-002; foe(n+1)=1.266513e-001; krok(n+1)=1.629650e-003; ng(n+1)=3.866873e-001;
n=231; farx(n+1)=2.899937e-002; foe(n+1)=1.266472e-001; krok(n+1)=1.303632e-003; ng(n+1)=3.416447e-001;
n=232; farx(n+1)=2.923941e-002; foe(n+1)=1.266235e-001; krok(n+1)=4.437686e-003; ng(n+1)=3.794923e-001;
n=233; farx(n+1)=2.895306e-002; foe(n+1)=1.265693e-001; krok(n+1)=6.353015e-003; ng(n+1)=4.326952e-001;
n=234; farx(n+1)=2.871829e-002; foe(n+1)=1.264971e-001; krok(n+1)=1.448480e-002; ng(n+1)=1.027756e+000;
n=235; farx(n+1)=2.922878e-002; foe(n+1)=1.257884e-001; krok(n+1)=2.114442e-001; ng(n+1)=2.789779e+000;
n=236; farx(n+1)=2.871607e-002; foe(n+1)=1.253499e-001; krok(n+1)=2.052609e-001; ng(n+1)=7.447683e+001;
n=237; farx(n+1)=2.765726e-002; foe(n+1)=1.252236e-001; krok(n+1)=1.158784e-001; ng(n+1)=1.260148e+002;
n=238; farx(n+1)=2.714783e-002; foe(n+1)=1.246264e-001; krok(n+1)=3.730776e-001; ng(n+1)=1.335569e+002;
n=239; farx(n+1)=2.746559e-002; foe(n+1)=1.236574e-001; krok(n+1)=3.091015e-001; ng(n+1)=1.932917e+002;
n=240; farx(n+1)=2.753754e-002; foe(n+1)=1.230937e-001; krok(n+1)=9.205345e-001; ng(n+1)=9.801610e+001;
n=241; farx(n+1)=2.752414e-002; foe(n+1)=1.224935e-001; krok(n+1)=2.617897e-001; ng(n+1)=8.648261e+001;
n=242; farx(n+1)=2.716016e-002; foe(n+1)=1.222470e-001; krok(n+1)=2.268451e-001; ng(n+1)=7.205622e+001;
n=243; farx(n+1)=2.609208e-002; foe(n+1)=1.218894e-001; krok(n+1)=4.788369e-001; ng(n+1)=1.048418e+002;
n=244; farx(n+1)=2.581288e-002; foe(n+1)=1.214952e-001; krok(n+1)=1.342163e+000; ng(n+1)=1.088121e+002;
n=245; farx(n+1)=2.600502e-002; foe(n+1)=1.211800e-001; krok(n+1)=5.788951e-001; ng(n+1)=1.680036e+001;
n=246; farx(n+1)=2.618945e-002; foe(n+1)=1.208368e-001; krok(n+1)=5.391440e-001; ng(n+1)=5.637680e+001;
n=247; farx(n+1)=2.568626e-002; foe(n+1)=1.199365e-001; krok(n+1)=2.018136e+000; ng(n+1)=8.504482e+001;
n=248; farx(n+1)=2.587905e-002; foe(n+1)=1.194124e-001; krok(n+1)=6.843317e-001; ng(n+1)=4.614491e+001;
n=249; farx(n+1)=2.708618e-002; foe(n+1)=1.186656e-001; krok(n+1)=3.891962e-001; ng(n+1)=9.315922e+001;
n=250; farx(n+1)=2.734537e-002; foe(n+1)=1.181689e-001; krok(n+1)=1.881412e-001; ng(n+1)=1.717127e+002;
%odnowa zmiennej metryki
n=251; farx(n+1)=2.735055e-002; foe(n+1)=1.178620e-001; krok(n+1)=2.118962e-007; ng(n+1)=1.260827e+002;
n=252; farx(n+1)=2.735023e-002; foe(n+1)=1.178178e-001; krok(n+1)=1.754695e-007; ng(n+1)=4.091254e+001;
n=253; farx(n+1)=2.733781e-002; foe(n+1)=1.177835e-001; krok(n+1)=1.825951e-006; ng(n+1)=1.442078e+001;
n=254; farx(n+1)=2.700917e-002; foe(n+1)=1.177231e-001; krok(n+1)=5.786489e-004; ng(n+1)=1.052108e+000;
n=255; farx(n+1)=2.692079e-002; foe(n+1)=1.177087e-001; krok(n+1)=9.914730e-004; ng(n+1)=4.029731e-001;
n=256; farx(n+1)=2.671745e-002; foe(n+1)=1.176845e-001; krok(n+1)=1.207660e-003; ng(n+1)=4.071846e-001;
n=257; farx(n+1)=2.669533e-002; foe(n+1)=1.176424e-001; krok(n+1)=6.193383e-003; ng(n+1)=6.178608e-001;
n=258; farx(n+1)=2.622975e-002; foe(n+1)=1.176134e-001; krok(n+1)=3.739948e-003; ng(n+1)=1.459945e+000;
n=259; farx(n+1)=2.560450e-002; foe(n+1)=1.175108e-001; krok(n+1)=1.376948e-002; ng(n+1)=1.608960e+000;
n=260; farx(n+1)=2.425757e-002; foe(n+1)=1.172045e-001; krok(n+1)=2.991387e-001; ng(n+1)=9.100519e+000;
n=261; farx(n+1)=2.377809e-002; foe(n+1)=1.167961e-001; krok(n+1)=1.261335e-001; ng(n+1)=3.643063e+001;
n=262; farx(n+1)=2.354553e-002; foe(n+1)=1.166028e-001; krok(n+1)=1.271551e-001; ng(n+1)=1.069005e+002;
n=263; farx(n+1)=2.394862e-002; foe(n+1)=1.156190e-001; krok(n+1)=6.268073e-001; ng(n+1)=1.314850e+002;
n=264; farx(n+1)=2.519573e-002; foe(n+1)=1.144916e-001; krok(n+1)=1.136048e+000; ng(n+1)=5.698441e+001;
n=265; farx(n+1)=2.579888e-002; foe(n+1)=1.139077e-001; krok(n+1)=3.735325e-001; ng(n+1)=1.608115e+001;
n=266; farx(n+1)=2.581318e-002; foe(n+1)=1.135960e-001; krok(n+1)=5.197516e-002; ng(n+1)=1.002768e+002;
n=267; farx(n+1)=2.580638e-002; foe(n+1)=1.135253e-001; krok(n+1)=1.012183e-002; ng(n+1)=1.057572e+002;
n=268; farx(n+1)=2.344309e-002; foe(n+1)=1.128678e-001; krok(n+1)=9.429061e-001; ng(n+1)=5.346112e+001;
n=269; farx(n+1)=2.351683e-002; foe(n+1)=1.122693e-001; krok(n+1)=8.375141e-001; ng(n+1)=5.819445e+001;
n=270; farx(n+1)=2.399245e-002; foe(n+1)=1.118142e-001; krok(n+1)=3.825314e-001; ng(n+1)=5.113281e+001;
n=271; farx(n+1)=2.421869e-002; foe(n+1)=1.116120e-001; krok(n+1)=3.404866e-001; ng(n+1)=6.574017e+001;
n=272; farx(n+1)=2.379640e-002; foe(n+1)=1.114074e-001; krok(n+1)=7.248392e-001; ng(n+1)=5.054280e+001;
n=273; farx(n+1)=2.305827e-002; foe(n+1)=1.110807e-001; krok(n+1)=5.386117e-001; ng(n+1)=7.127612e+001;
n=274; farx(n+1)=2.321056e-002; foe(n+1)=1.105914e-001; krok(n+1)=1.185073e+000; ng(n+1)=3.547644e+001;
n=275; farx(n+1)=2.416770e-002; foe(n+1)=1.102068e-001; krok(n+1)=5.256551e-001; ng(n+1)=8.375273e+001;
%odnowa zmiennej metryki
n=276; farx(n+1)=2.416847e-002; foe(n+1)=1.101376e-001; krok(n+1)=1.041477e-007; ng(n+1)=8.337828e+001;
n=277; farx(n+1)=2.416141e-002; foe(n+1)=1.101228e-001; krok(n+1)=1.746641e-006; ng(n+1)=9.336626e+000;
n=278; farx(n+1)=2.415705e-002; foe(n+1)=1.101136e-001; krok(n+1)=2.382783e-005; ng(n+1)=1.561576e+000;
n=279; farx(n+1)=2.404632e-002; foe(n+1)=1.099379e-001; krok(n+1)=4.661075e-006; ng(n+1)=2.014371e+001;
n=280; farx(n+1)=2.339995e-002; foe(n+1)=1.098112e-001; krok(n+1)=1.047905e-003; ng(n+1)=1.228155e+000;
n=281; farx(n+1)=2.354629e-002; foe(n+1)=1.097547e-001; krok(n+1)=3.904632e-003; ng(n+1)=5.985633e-001;
n=282; farx(n+1)=2.328167e-002; foe(n+1)=1.097177e-001; krok(n+1)=3.485222e-003; ng(n+1)=1.211836e+000;
n=283; farx(n+1)=2.331541e-002; foe(n+1)=1.097136e-001; krok(n+1)=9.053002e-004; ng(n+1)=2.859081e-001;
n=284; farx(n+1)=2.301584e-002; foe(n+1)=1.096452e-001; krok(n+1)=1.926189e-002; ng(n+1)=2.318872e-001;
n=285; farx(n+1)=2.334730e-002; foe(n+1)=1.091384e-001; krok(n+1)=6.322648e-001; ng(n+1)=7.852570e-001;
n=286; farx(n+1)=2.294936e-002; foe(n+1)=1.087813e-001; krok(n+1)=3.607908e-001; ng(n+1)=5.661480e+001;
n=287; farx(n+1)=2.323703e-002; foe(n+1)=1.086959e-001; krok(n+1)=1.183650e-001; ng(n+1)=1.295423e+002;
n=288; farx(n+1)=2.187978e-002; foe(n+1)=1.082453e-001; krok(n+1)=4.158012e-001; ng(n+1)=1.512667e+002;
n=289; farx(n+1)=2.181572e-002; foe(n+1)=1.077538e-001; krok(n+1)=1.400181e-001; ng(n+1)=2.042082e+002;
n=290; farx(n+1)=2.197435e-002; foe(n+1)=1.073471e-001; krok(n+1)=3.589327e-001; ng(n+1)=1.423705e+002;
n=291; farx(n+1)=2.235779e-002; foe(n+1)=1.068880e-001; krok(n+1)=8.040192e-001; ng(n+1)=5.585563e+001;
n=292; farx(n+1)=2.210234e-002; foe(n+1)=1.066827e-001; krok(n+1)=4.446475e-001; ng(n+1)=9.014901e+001;
n=293; farx(n+1)=2.144604e-002; foe(n+1)=1.063789e-001; krok(n+1)=8.340965e-001; ng(n+1)=1.100942e+002;
n=294; farx(n+1)=2.112334e-002; foe(n+1)=1.059859e-001; krok(n+1)=1.561580e+000; ng(n+1)=7.042834e+001;
n=295; farx(n+1)=2.092211e-002; foe(n+1)=1.057594e-001; krok(n+1)=5.520515e-001; ng(n+1)=5.410523e+001;
n=296; farx(n+1)=2.099215e-002; foe(n+1)=1.055380e-001; krok(n+1)=5.389436e-001; ng(n+1)=8.271835e+001;
n=297; farx(n+1)=2.118212e-002; foe(n+1)=1.052655e-001; krok(n+1)=3.019693e-001; ng(n+1)=7.634461e+001;
n=298; farx(n+1)=2.205189e-002; foe(n+1)=1.049679e-001; krok(n+1)=7.310195e-001; ng(n+1)=4.372992e+001;
n=299; farx(n+1)=2.213670e-002; foe(n+1)=1.045041e-001; krok(n+1)=1.017241e+000; ng(n+1)=5.861911e+001;
n=300; farx(n+1)=2.153577e-002; foe(n+1)=1.039887e-001; krok(n+1)=6.428475e-001; ng(n+1)=1.163113e+002;

figure; semilogy(farx,'b'); hold on; semilogy(foe,'r'); xlabel('Iteracje'); ylabel('Earx, Eoe'); legend('Earx','Eoe'); title('Uczenie predyktora OE');
figure; subplot(2,1,1); semilogy(krok); xlabel('Iteracje'); ylabel('Krok');
subplot(2,1,2); semilogy(ng); xlabel('Iteracje'); ylabel('Norma gradientu');
Earx=farx(n+1)
Eoe=foe(n+1)
